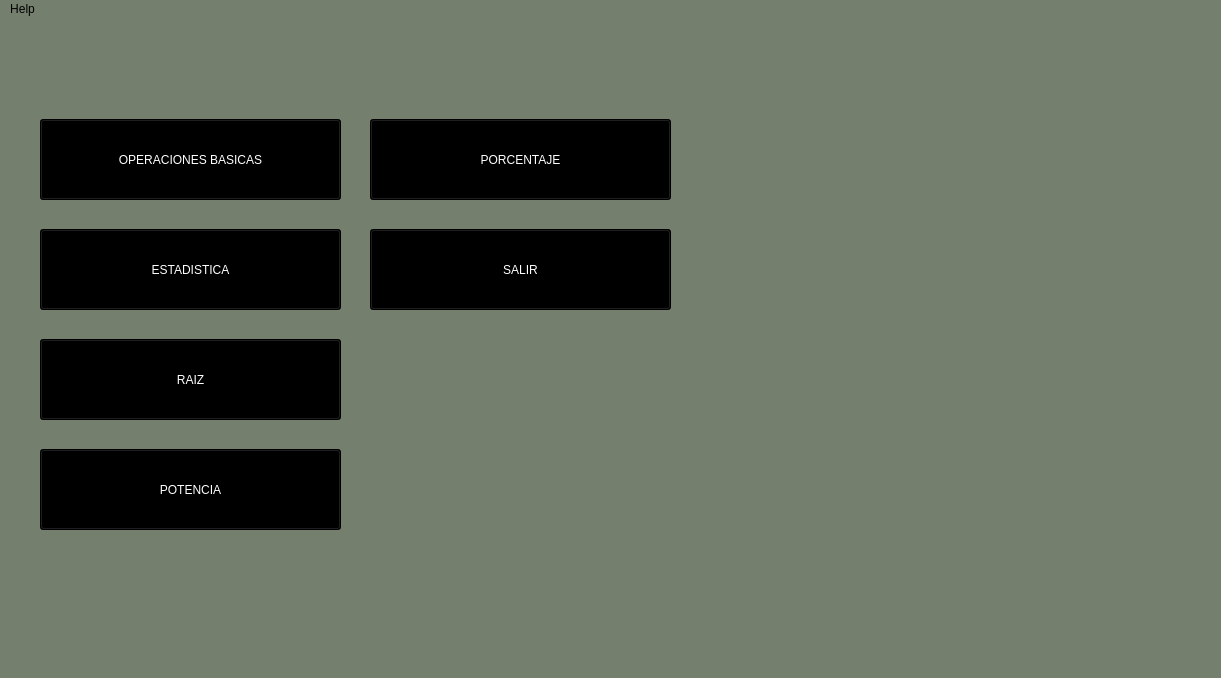
<?xml version="1.0" encoding="UTF-8"?>
<ui version="4.0">
 <class>main</class>
 <widget class="QMainWindow" name="main">
  <property name="geometry">
   <rect>
    <x>0</x>
    <y>0</y>
    <width>1221</width>
    <height>678</height>
   </rect>
  </property>
  <property name="windowTitle">
   <string>OMA-Main</string>
  </property>
  <property name="styleSheet">
   <string notr="true">background-color: rgb(117, 127, 110);</string>
  </property>
  <widget class="QWidget" name="centralwidget">
   <widget class="QPushButton" name="go_to_raiz">
    <property name="geometry">
     <rect>
      <x>40</x>
      <y>320</y>
      <width>301</width>
      <height>81</height>
     </rect>
    </property>
    <property name="styleSheet">
     <string notr="true">color: rgb(255, 255, 255);
background-color: rgb(0, 0, 0);</string>
    </property>
    <property name="text">
     <string>RAIZ</string>
    </property>
   </widget>
   <widget class="QPushButton" name="operaciones">
    <property name="geometry">
     <rect>
      <x>40</x>
      <y>100</y>
      <width>301</width>
      <height>81</height>
     </rect>
    </property>
    <property name="styleSheet">
     <string notr="true">color: rgb(255, 255, 255);
background-color: rgb(0, 0, 0);</string>
    </property>
    <property name="text">
     <string>OPERACIONES BASICAS</string>
    </property>
   </widget>
   <widget class="QPushButton" name="porcentaje">
    <property name="geometry">
     <rect>
      <x>370</x>
      <y>100</y>
      <width>301</width>
      <height>81</height>
     </rect>
    </property>
    <property name="styleSheet">
     <string notr="true">color: rgb(255, 255, 255);
background-color: rgb(0, 0, 0);</string>
    </property>
    <property name="text">
     <string>PORCENTAJE</string>
    </property>
   </widget>
   <widget class="QPushButton" name="potencia">
    <property name="geometry">
     <rect>
      <x>40</x>
      <y>430</y>
      <width>301</width>
      <height>81</height>
     </rect>
    </property>
    <property name="styleSheet">
     <string notr="true">color: rgb(255, 255, 255);
background-color: rgb(0, 0, 0);</string>
    </property>
    <property name="text">
     <string>POTENCIA</string>
    </property>
   </widget>
   <widget class="QPushButton" name="estadistica">
    <property name="geometry">
     <rect>
      <x>40</x>
      <y>210</y>
      <width>301</width>
      <height>81</height>
     </rect>
    </property>
    <property name="styleSheet">
     <string notr="true">color: rgb(255, 255, 255);
background-color: rgb(0, 0, 0);</string>
    </property>
    <property name="text">
     <string>ESTADISTICA</string>
    </property>
   </widget>
   <widget class="QPushButton" name="salir">
    <property name="geometry">
     <rect>
      <x>370</x>
      <y>210</y>
      <width>301</width>
      <height>81</height>
     </rect>
    </property>
    <property name="styleSheet">
     <string notr="true">color: rgb(255, 255, 255);
background-color: rgb(0, 0, 0);</string>
    </property>
    <property name="text">
     <string>SALIR</string>
    </property>
   </widget>
  </widget>
  <widget class="QMenuBar" name="menubar">
   <property name="geometry">
    <rect>
     <x>0</x>
     <y>0</y>
     <width>1221</width>
     <height>25</height>
    </rect>
   </property>
   <widget class="QMenu" name="menuHelp">
    <property name="title">
     <string>Help</string>
    </property>
    <widget class="QMenu" name="menuContact_US">
     <property name="title">
      <string>Contact US</string>
     </property>
     <addaction name="actionRogelio15021515_gmail_com"/>
    </widget>
    <addaction name="menuContact_US"/>
   </widget>
   <addaction name="menuHelp"/>
  </widget>
  <widget class="QStatusBar" name="statusbar"/>
  <action name="actionRogelio15021515_gmail_com">
   <property name="text">
    <string>rogelio15021515@gmail.com</string>
   </property>
  </action>
 </widget>
 <resources/>
 <connections/>
</ui>
